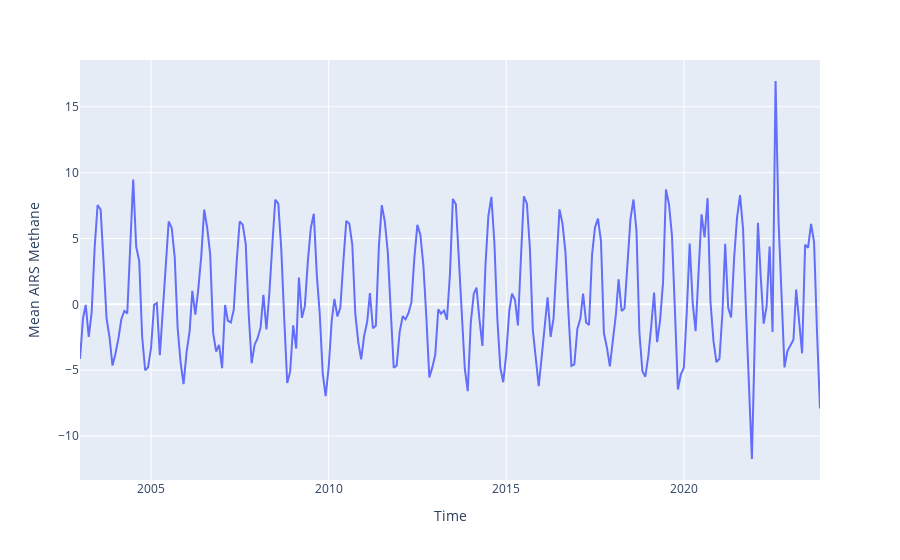

Write notebook code for a chart like this one.
### Code cell
px.line(data, x="Time", y="Mean AIRS Methane")

### Figure 1 — Plotly figure (JSON) as saved in the notebook; plotly's stock layout.template omitted (floating-point values rounded to 4 significant figures; data arrays with more than 128 entries replaced by an {"elided": "..."} marker saying what was removed)
{"data": [{"hovertemplate": "Time=%{x}<br>Mean AIRS Methane=%{y}<extra></extra>", "legendgroup": "", "line": {"color": "#636efa", "dash": "solid"}, "marker": {"symbol": "circle"}, "mode": "lines", "name": "", "orientation": "v", "showlegend": false, "type": "scatter", "x": {"elided": "251 str values"}, "xaxis": "x", "y": {"elided": "251 float values"}, "yaxis": "y"}], "layout": {"legend": {"tracegroupgap": 0}, "margin": {"t": 60}, "xaxis": {"anchor": "y", "domain": [0, 1], "title": {"text": "Time"}}, "yaxis": {"anchor": "x", "domain": [0, 1], "title": {"text": "Mean AIRS Methane"}}}}
